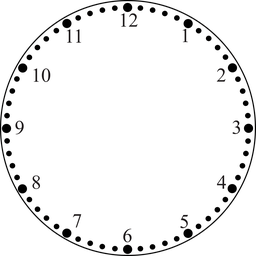
#> input picture Grafikprojekte/ClockGenerator/Ziffernblatt.png, 256 x 256 px, shrunk from 4627 x 4626 before the run
$ python ClockGenerator.py
#> lines starting #> are read from the running program, lines starting #| are printed output that depends on the picture
import PIL

for x in range(60):
    for y in range(12):
        from PIL import Image
        ziffernblatt = Image.open('Ziffernblatt.png')
#> ziffernblatt is the input picture: PIL image 256x256 RGBA; mean R, G, B, A 187.7, 187.6, 187.6, 200.3
        minutenzeiger = Image.open('Minutenzeiger.png')
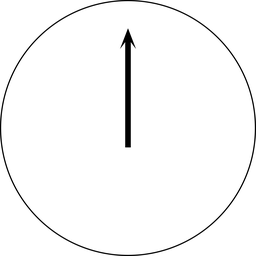
#> input picture Grafikprojekte/ClockGenerator/Minutenzeiger.png, 256 x 256 px, shrunk from 4627 x 4626 before the run
#> minutenzeiger is the input picture: PIL image 256x256 RGBA; mean R, G, B, A 0, 0, 0, 6.5
        stundenzeiger = Image.open('Stundenzeiger.png')
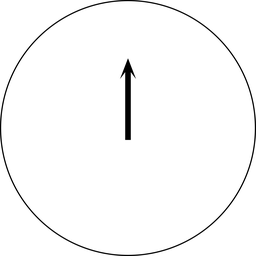
#> input picture Grafikprojekte/ClockGenerator/Stundenzeiger.png, 256 x 256 px, shrunk from 4627 x 4626 before the run
#> stundenzeiger is the input picture: PIL image 256x256 RGBA; mean R, G, B, A 0, 0, 0, 5.7
        ziffernblattKopie = ziffernblatt.copy()
        minutenRotiert = minutenzeiger.rotate(x*-6)
        stundenRotiert = stundenzeiger.rotate(y*-30-0.5*x)
        ziffernblattKopie.paste(minutenRotiert, minutenRotiert)
        ziffernblattKopie.paste(stundenRotiert, stundenRotiert)
        ziffernblattKopie.save(str(y) + '.' + str(x) + 'Uhr.png')
